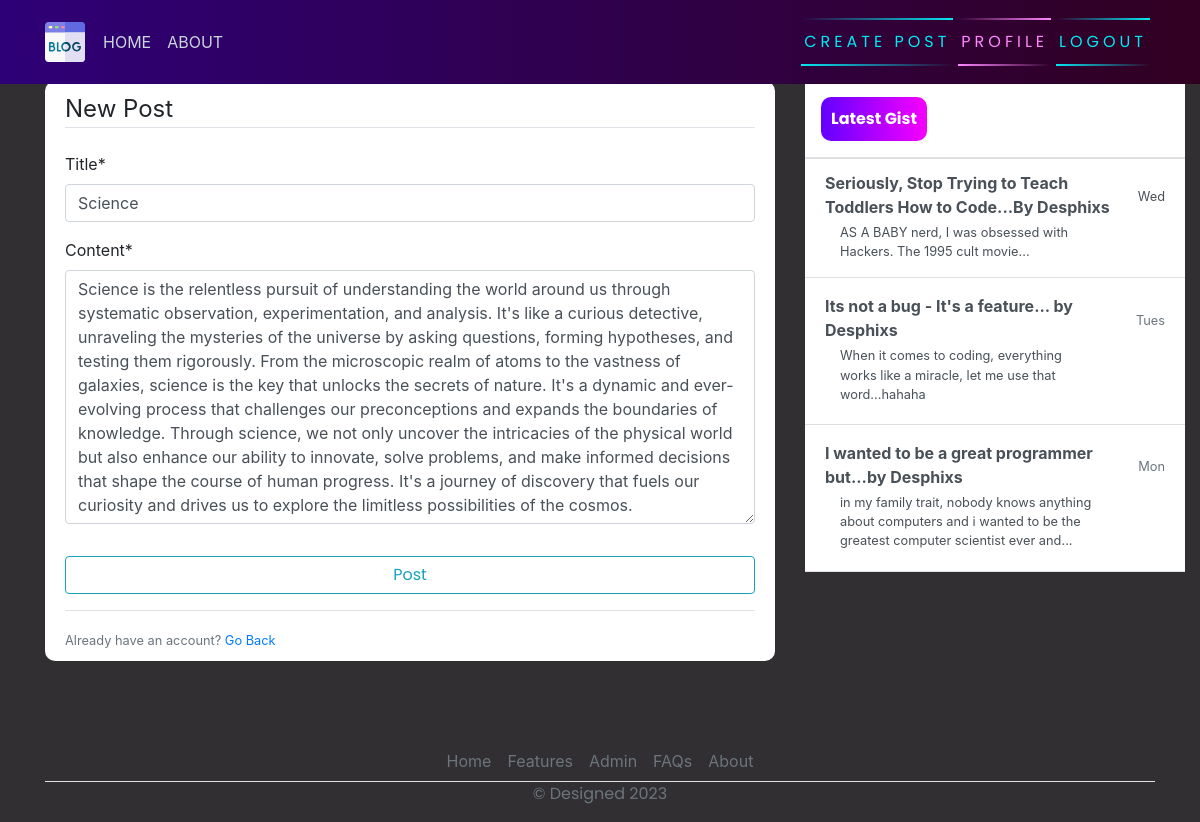
The page /post/4/update (signed in) on the database its author committed.
### blog/models.py (models this page shows, shortened)
class Post(models.Model):
    title = models.CharField(max_length=200)
    content = models.TextField()
    date_posted = models.DateTimeField(default=timezone.now)
    author = models.ForeignKey(User, on_delete=models.CASCADE)

### blog/views.py (the view, shortened to what this page needs)
# urls.py: path('post/<int:pk>/update', PostUpdateView.as_view(), name="blog-update"),
class PostUpdateView(LoginRequiredMixin, UserPassesTestMixin, UpdateView):
    model = Post
    fields = ['title', 'content']
    def test_func(self):
        post = self.get_object()
        if self.request.user == post.author:
            return True
        return False

### blog/templates/blog/post_form.html (shortened to what this page needs)
{% extends 'blog/base.html' %}
{% load crispy_forms_tags %}
{% block content %}
    <div class="content-section">
        <form action="" method="post">
            <fieldset class="form-group">
                <legend class="border-bottom mb-4">New Post</legend>
                {{ form|crispy }}
            </fieldset>
            <div class="form-group">
                <button class="btn btn-outline-info" type="submit">Post</button>
            </div>
        </form>
        <div class="border-top pt-3">
            <small class="text-muted">Already have an account? <a href="{% url 'blog-home' %}">Go Back</a></small>
        </div>
    </div>
{% endblock content %}

### blog/static/blog/main.css (style rules this page uses)
body { background-color: hsl(300, 2%, 19%); margin-top: 5rem; background-size: contain; background-repeat: no-repeat; }
.content-section { background: #ffffff; padding: 10px 20px; border-radius: 10px; margin-bottom: 20px; }
button { font-family: 'Poppins', sans-serif; border: none; outline: 0; display: inline-block; padding: 8px; color: white; background-color: #000; text-align: center; cursor: pointer; width: 100%; font-size: 18px; transition: 1s; background: linear-gradient(270deg, rgb(247, 0, 255) 0%, rgb(98, 0, 255) 100%); }

### rows shown on the page
Post: title "Science", content "Science is the relentless pursuit of understanding the world around us through systematic observation, experimentation, and analysis. It's like a curious detective, unraveling the mysteries of the universe by asking questions, forming hypotheses, and testing them rigorously. From the microscopic realm of atoms to the vastness of galaxies, science is the key that unlocks the secrets of nature. It's a dynamic and ever-evolving process that challenges our preconceptions and expands the boundaries of knowledge. Through science, we not only uncover the intricacies of the physical world but also enhance our ability to innovate, solve problems, and make informed decisions that shape the course of…"
